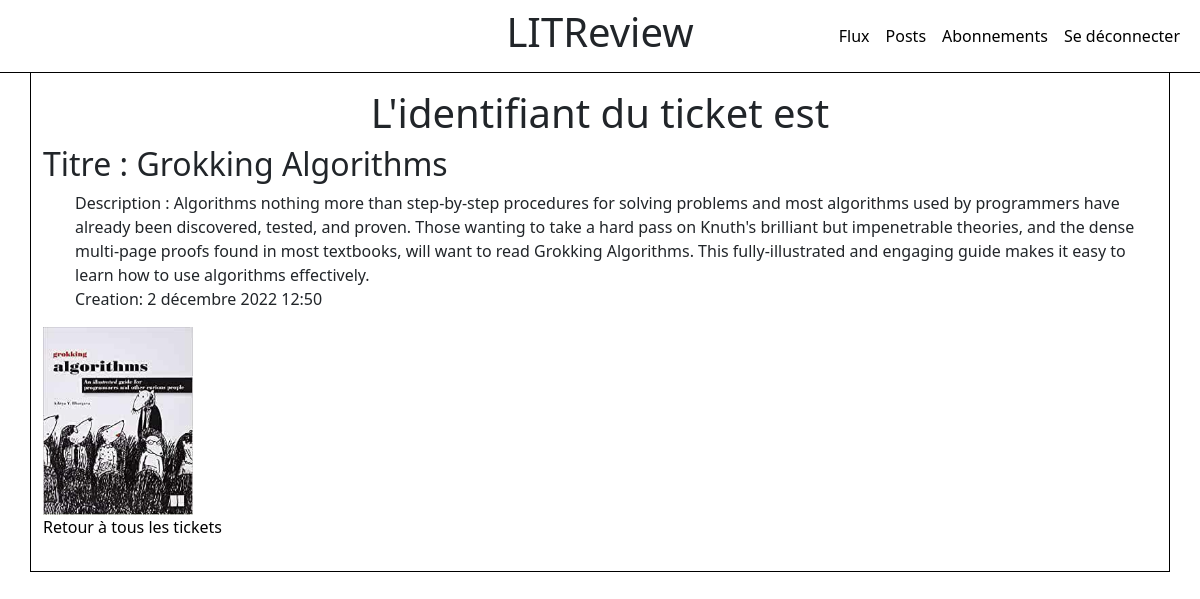
Screenshot of /tickets/75/ (signed in) with the database file from the repository.
### feed/models.py (models this page shows, shortened)
class Ticket(models.Model):
    title = models.fields.CharField(max_length=128)
    description = models.fields.TextField(max_length=2048, blank=True)
    user = models.ForeignKey(to=settings.AUTH_USER_MODEL, on_delete=models.CASCADE)
    image = models.ImageField(null=True, blank=True)
    time_created = models.DateTimeField(auto_now_add=True)
    IMAGE_MAX_SIZE = (400, 400)

### feed/views.py (the view)
# urls.py: path('tickets/<int:ticket_id>/', feed.views.ticket_detail, name='ticket_detail'),
@login_required
def ticket_detail(request, ticket_id):
    ticket = Ticket.objects.get(id=ticket_id)
    return render(request, 'feed/ticket_detail.html', {'ticket': ticket})

### feed/templates/feed/ticket_detail.html (shortened to what this page needs)
{% extends 'base.html' %}
{% block content %}
<h1>L'identifiant du ticket est {{ ticket.ticket_id }}</h1>
<h2>Titre : {{ ticket.title }}</h2>
<ul>
 <li>Description : {{ ticket.description }}</li>
 <li>Creation: {{ ticket.time_created }}</li>
</ul>
{% if ticket.image %}
<img src="{{ ticket.image.url }}">
{% endif %}
<p>
    <a href="{% url 'ticket_list' %}">Retour à tous les tickets</a>
</p>
{% endblock %}

### feed/static/feed/styles.css (style rules this page uses)
* { margin: 0; padding: 0; box-sizing: border-box; list-style-type: none; }
html { font-size: 100%; font-family: 'Montserrat', sans-serif; text-align: center; }
a, a:hover { color: black !important; }
a { text-decoration: none; color: inherit; }
h1 { text-align: center; }
img { max-width: 150px; }

### rows the page displays
Ticket: title "Grokking Algorithms", description "Algorithms nothing more than step-by-step procedures for solving problems and most algorithms used by programmers have already been discovered, tested, and proven. Those wanting to take a hard pass on Knuth's brilliant but impenetrable theories, and the dense multi-page proofs found in most textbooks, will want to read Grokking Algorithms. This fully-illustrated and engaging guide makes it easy to learn how to use algorithms effectively.", time_created "2 décembre 2022 12:50", image (picture)
